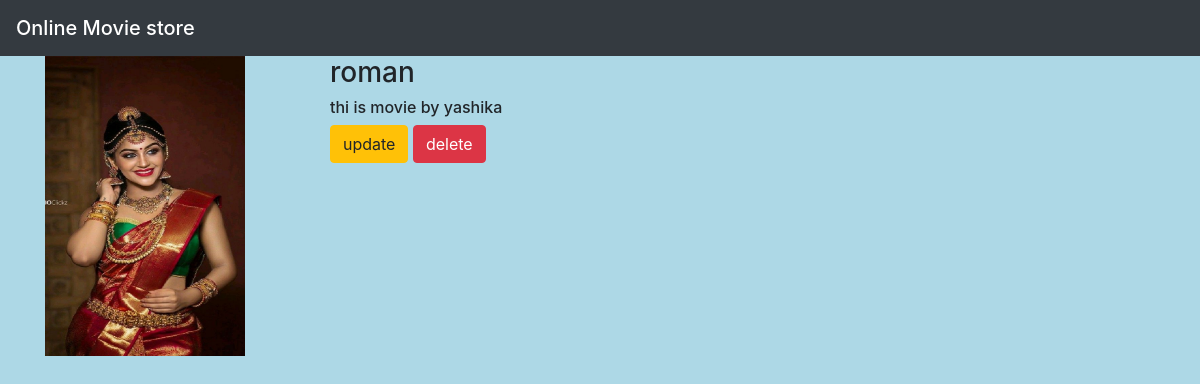
The app's page /m/5/ with its own data.
### newapp/models.py (models this page shows, shortened)
class movie(models.Model):
    name=models.CharField(max_length=30)
    desc=models.TextField()
    pict=models.ImageField(upload_to='gallery')

### newapp/views.py (the view)
# urls.py: path('m/<int:movieid>/', views.m, name='mohan'),
def m(request,movieid):
    i=movie.objects.get(id=movieid)
    return render(request,'m.html',{'i':i})

### templates/m.html
{% extends 'base.html' %}
{% block body %}
<div class="container">
<div class="row">
<div class="col-md-3">
<img src="{{i.pict.url}}" height="300" width="200">
</div>
<div class="col-md-3">
<h3>{{i.name}}</h3>
<h6>{{i.desc}}</h6>
<a class="btn btn-warning" href="{% url 'newapp:update' i.id %}">update</a>
<a class="btn btn-danger" href="{% url 'newapp:delete' i.id %}">delete</a>
</div>
</div></div>
{% endblock %}

### static/style.css (style rules this page uses)
body { background-color:lightblue; }

### records on screen
movie: pict (picture), name "roman", desc "thi is movie by yashika"
